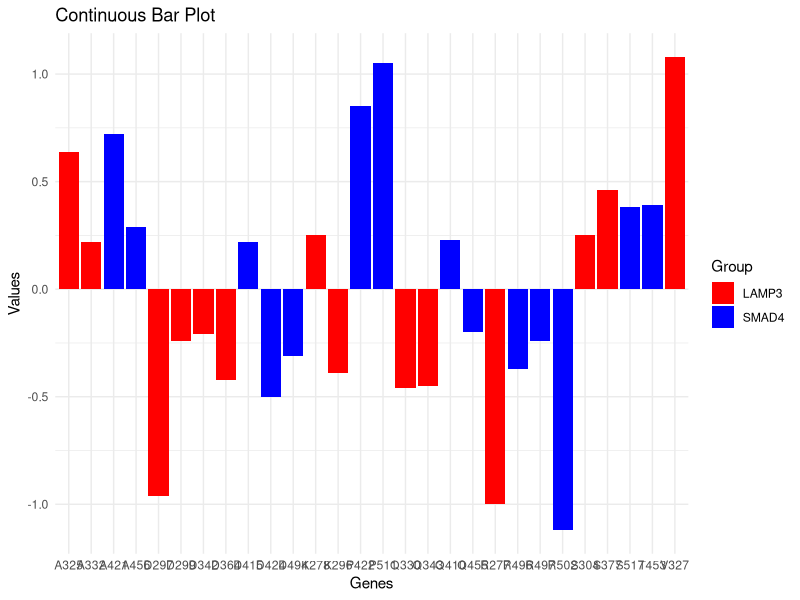
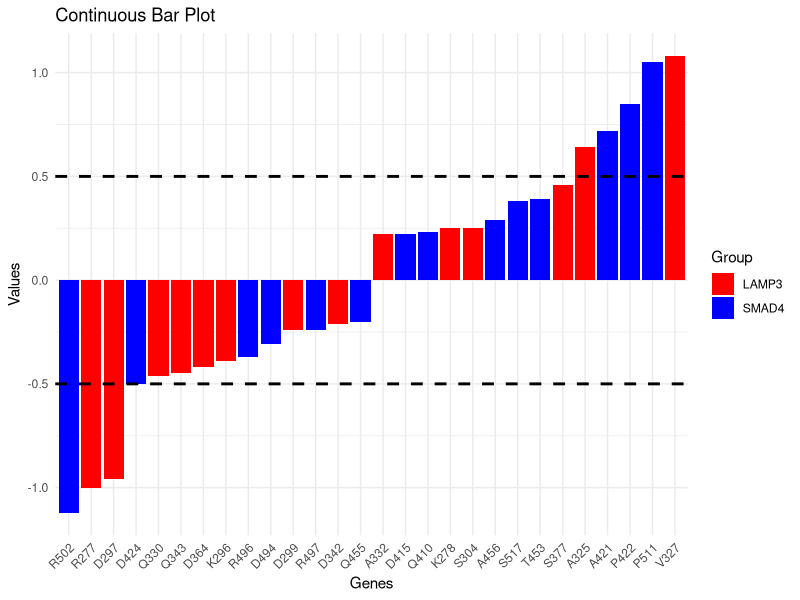
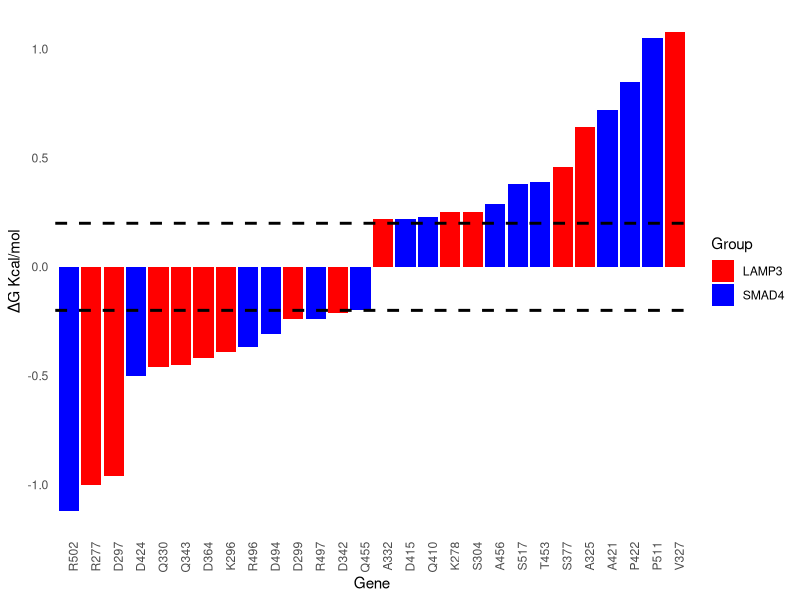
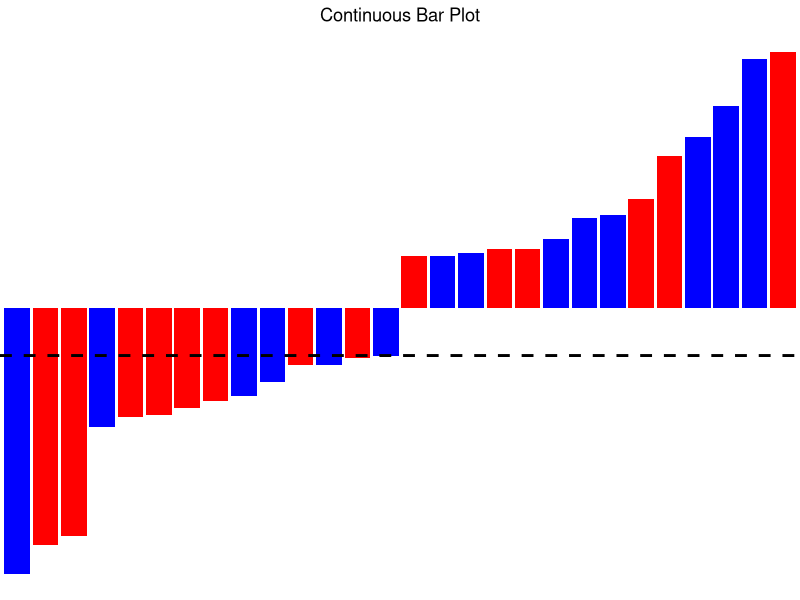
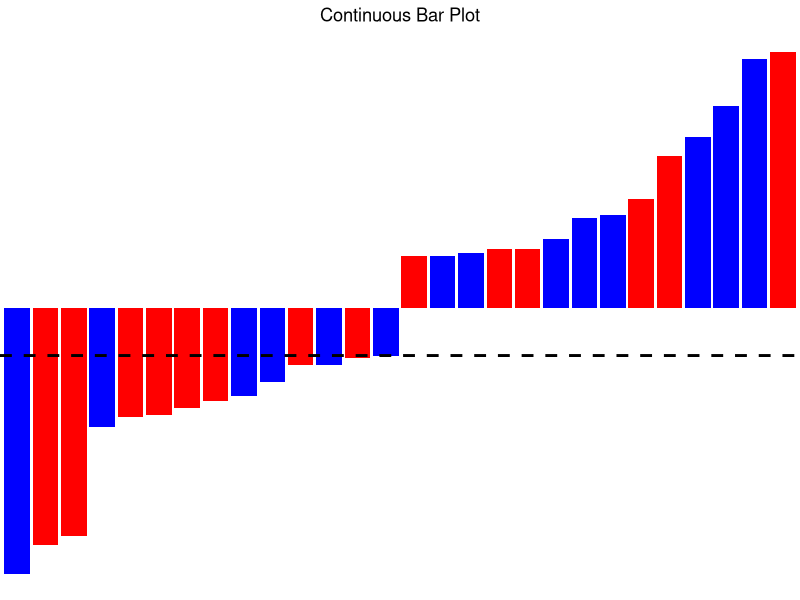

These charts were generated, in order, by the following R code:
rm(list = ls())
# 安装和加载ggplot2包（如果尚未安装）
# install.packages("ggplot2")
library(ggplot2)

# 输入数据
data <- data.frame(
  Gene = c("P511", "P422", "A421", "T453", "S517", "A456", "Q410", "D415", "Q455", "R497", "D494", "R496", "D424", "R502"),
  Value = c(1.05, 0.85, 0.72, 0.39, 0.38, 0.29, 0.23, 0.22, -0.2, -0.24, -0.31, -0.37, -0.5, -1.12),
  Group = rep("SMAD4", 14)
)

data2 <- data.frame(
  Gene = c("R277", "D297", "Q330", "Q343", "D364", "K296", "D299", "D342", "A332", "K278", "S304", "S377", "A325", "V327"),
  Value = c(-1, -0.96, -0.46, -0.45, -0.42, -0.39, -0.24, -0.21, 0.22, 0.25, 0.25, 0.46, 0.64, 1.08),
  Group = rep("LAMP3", 14)
)

# 合并两组数据
combined_data <- rbind(data, data2)

# 创建ggplot对象
p <- ggplot(combined_data, aes(x = Gene, y = Value, fill = Group)) +
  geom_bar(stat = "identity", position = "dodge") +
  labs(title = "Continuous Bar Plot", x = "Genes", y = "Values") +
  scale_fill_manual(values = c("SMAD4" = "blue", "LAMP3" = "red")) +
  theme_minimal()

# 显示图形
print(p)
combined_data$Gene <- reorder(combined_data$Gene, combined_data$Value)

# 创建ggplot对象
p <- ggplot(combined_data, aes(x = Gene, y = Value, fill = Group)) +
  geom_bar(stat = "identity", position = "dodge") +
  labs(title = "Continuous Bar Plot", x = "Genes", y = "Values") +
  scale_fill_manual(values = c("SMAD4" = "blue", "LAMP3" = "red")) +
  theme_minimal() +
  theme(axis.text.x = element_text(angle = 45, hjust = 1)) + 
  geom_hline(yintercept = c(-0.5, 0.5), linetype = "dashed", color = "black", size = 1)
  # 显示图形
print(p)
p <- ggplot(combined_data, aes(x = Gene, y = Value, fill = Group)) +
  geom_bar(stat = "identity", position = "dodge") +
  geom_hline(yintercept = c(-0.2, 0.2), linetype = "dashed", color = "black", size = 1) +  # 添加y轴标准线
  labs(y = "ΔG Kcal/mol") +
  scale_fill_manual(values = c("SMAD4" = "blue", "LAMP3" = "red")) +
  theme_minimal() +
  theme(axis.text.x = element_text(angle = 90, hjust = 1),panel.grid = element_blank())  # 使x轴标签倾斜
print(p)

p <- ggplot(combined_data, aes(x = Gene, y = Value, fill = Group)) +
  geom_bar(stat = "identity", position = "dodge") +
  geom_hline(yintercept = -0.2, linetype = "dashed", color = "black", size = 1) +  # 添加y轴标准线
  labs(title = "Continuous Bar Plot", y = "ΔG Kcal/mol") +
  scale_fill_manual(values = c("SMAD4" = "blue", "LAMP3" = "red")) +
  theme_void() +  # 将主题更改为theme_void()以移除绘图区域的网格背景
  theme(plot.title = element_text(hjust = 0.5),  # 居中标题
        legend.position = "none")  # 移除图例

# 显示图形
print(p)

# 显示图形
print(p)

